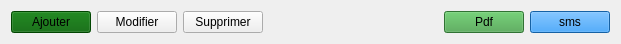
       <widget class="QWidget" name="layoutWidget">
        <property name="geometry">
         <rect>
          <x>240</x>
          <y>680</y>
          <width>621</width>
          <height>41</height>
         </rect>
        </property>
        <layout class="QHBoxLayout" name="horizontalLayout_client">
         <item>
          <widget class="QPushButton" name="btn_ajouter_client">
           <property name="styleSheet">
            <string notr="true">background-color: rgb(0, 96, 0);</string>
           </property>
           <property name="text">
            <string>Ajouter</string>
           </property>
          </widget>
         </item>
         <item>
          <widget class="QPushButton" name="btn_modifier_client">
           <property name="text">
            <string>Modifier</string>
           </property>
          </widget>
         </item>
         <item>
          <widget class="QPushButton" name="btn_supprimer_client">
           <property name="text">
            <string>Supprimer</string>
           </property>
          </widget>
         </item>
         <item>
          <spacer name="horizontalSpacer_client">
           <property name="orientation">
            <enum>Qt::Orientation::Horizontal</enum>
           </property>
           <property name="sizeHint" stdset="0">
            <size>
             <width>40</width>
             <height>20</height>
            </size>
           </property>
          </spacer>
         </item>
         <item>
          <widget class="QPushButton" name="btn_pdf_client">
           <property name="styleSheet">
            <string notr="true">
background-color: rgb(67, 160, 71);</string>
           </property>
           <property name="text">
            <string>Pdf</string>
           </property>
          </widget>
         </item>
         <item>
          <widget class="QPushButton" name="btn_mailing_client">
           <property name="styleSheet">
            <string notr="true">background-color: rgb(30, 136, 229);</string>
           </property>
           <property name="text">
            <string>sms</string>
           </property>
          </widget>
         </item>
        </layout>
       </widget>
